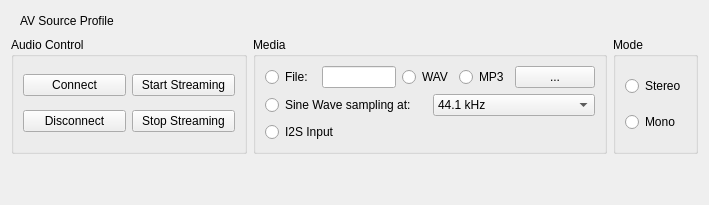
          <widget class="QWidget" name="tabDualA2DP">
           <attribute name="title">
            <string>DualA2DP</string>
           </attribute>
           <layout class="QGridLayout" name="gridLayout_42" rowstretch="0,0,0" columnstretch="2,3,0">
            <item row="2" column="0">
             <spacer name="verticalSpacer_1">
              <property name="orientation">
               <enum>Qt::Vertical</enum>
              </property>
              <property name="sizeHint" stdset="0">
               <size>
                <width>20</width>
                <height>40</height>
               </size>
              </property>
             </spacer>
            </item>
            <item row="1" column="0">
             <widget class="QGroupBox" name="groupBox_15">
              <property name="title">
               <string>Audio Control</string>
              </property>
              <layout class="QGridLayout" name="gridLayout_44">
               <property name="bottomMargin">
                <number>9</number>
               </property>
               <item row="0" column="0">
                <widget class="QPushButton" name="btnConnectAudio_DualA2DP">
                 <property name="text">
                  <string>Connect</string>
                 </property>
                </widget>
               </item>
               <item row="0" column="1">
                <widget class="QPushButton" name="btnStartAudio_DualA2DP">
                 <property name="text">
                  <string>Start Streaming</string>
                 </property>
                </widget>
               </item>
               <item row="1" column="0">
                <widget class="QPushButton" name="btnDisconnectAudio_DualA2DP">
                 <property name="text">
                  <string>Disconnect</string>
                 </property>
                </widget>
               </item>
               <item row="1" column="1">
                <widget class="QPushButton" name="btnStopAudio_DualA2DP">
                 <property name="text">
                  <string>Stop Streaming</string>
                 </property>
                </widget>
               </item>
              </layout>
             </widget>
            </item>
            <item row="1" column="2">
             <widget class="QGroupBox" name="groupBox_16">
              <property name="title">
               <string>Mode</string>
              </property>
              <layout class="QVBoxLayout" name="verticalLayout_11">
               <item>
                <widget class="QRadioButton" name="rbAudioModeSterio_DualA2DP">
                 <property name="text">
                  <string>Stereo</string>
                 </property>
                </widget>
               </item>
               <item>
                <widget class="QRadioButton" name="rbAudioModeMono_DualA2DP">
                 <property name="text">
                  <string>Mono</string>
                 </property>
                </widget>
               </item>
              </layout>
             </widget>
            </item>
            <item row="0" column="0">
             <layout class="QHBoxLayout" name="horizontalLayout_43">
              <property name="leftMargin">
               <number>9</number>
              </property>
              <property name="rightMargin">
               <number>9</number>
              </property>
              <item>
               <widget class="QLabel" name="label_92">
                <property name="sizePolicy">
                 <sizepolicy hsizetype="Preferred" vsizetype="Preferred">
                  <horstretch>0</horstretch>
                  <verstretch>0</verstretch>
                 </sizepolicy>
                </property>
                <property name="text">
                 <string>AV Source Profile</string>
                </property>
               </widget>
              </item>
              <item>
               <spacer name="horizontalSpacer_39">
                <property name="orientation">
                 <enum>Qt::Vertical</enum>
                </property>
                <property name="sizeHint" stdset="0">
                 <size>
                  <width>40</width>
                  <height>20</height>
                 </size>
                </property>
               </spacer>
              </item>
             </layout>
            </item>
            <item row="1" column="1">
             <widget class="QGroupBox" name="groupBox_10">
              <property name="title">
               <string>Media</string>
              </property>
              <layout class="QVBoxLayout" name="verticalLayout_12">
               <property name="bottomMargin">
                <number>9</number>
               </property>
               <item>
                <layout class="QHBoxLayout" name="horizontalLayout_44">
                 <item>
                  <widget class="QRadioButton" name="rbAudioSrcFile_DualA2DP">
                   <property name="text">
                    <string>File: </string>
                   </property>
                  </widget>
                 </item>
                 <item>
                  <widget class="QLineEdit" name="edAudioFile_DualA2DP"/>
                 </item>
                 <item>
                  <widget class="QRadioButton" name="rbAudioFileFormatWav_DualA2DP">
                   <property name="text">
                    <string>WAV</string>
                   </property>
                   <attribute name="buttonGroup">
                    <string notr="true">buttonGroup_2</string>
                   </attribute>
                  </widget>
                 </item>
                 <item>
                  <widget class="QRadioButton" name="rbAudioFileFormatMp3_DualA2DP">
                   <property name="text">
                    <string>MP3</string>
                   </property>
                   <attribute name="buttonGroup">
                    <string notr="true">buttonGroup_2</string>
                   </attribute>
                  </widget>
                 </item>
                 <item>
                  <widget class="QPushButton" name="btnFindAudioFile_DualA2DP">
                   <property name="text">
                    <string>...</string>
                   </property>
                  </widget>
                 </item>
                </layout>
               </item>
               <item>
                <layout class="QHBoxLayout" name="horizontalLayout_45">
                 <item>
                  <widget class="QRadioButton" name="rbAudioSrcSine_DualA2DP">
                   <property name="text">
                    <string>Sine Wave sampling at:</string>
                   </property>
                  </widget>
                 </item>
                 <item>
                  <widget class="QComboBox" name="cbSineFreq_DualA2DP">
                   <item>
                    <property name="text">
                     <string>44.1 kHz</string>
                    </property>
                   </item>
                   <item>
                    <property name="text">
                     <string>48 kHz</string>
                    </property>
                   </item>
                  </widget>
                 </item>
                </layout>
               </item>
               <item>
                <layout class="QHBoxLayout" name="horizontalLayout_46">
                 <item>
                  <widget class="QRadioButton" name="rbAudioSrcI2S_DualA2DP">
                   <property name="text">
                    <string>I2S Input</string>
                   </property>
                  </widget>
                 </item>
                </layout>
               </item>
              </layout>
             </widget>
            </item>
           </layout>
          </widget>
